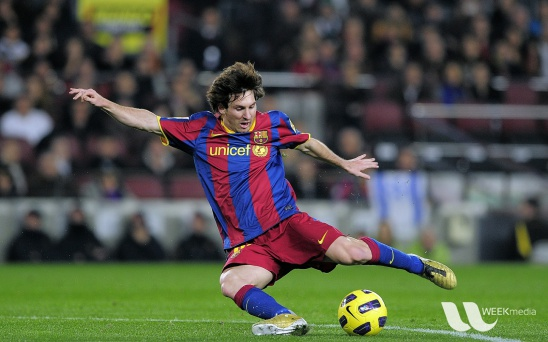
#> input picture images/messi5.jpg, 548 x 342 px, found by its file name
$ jupyter execute Image_Loading_Color_Manipulation.ipynb
#> lines starting #> are read from the running program, lines starting #| are printed output that depends on the picture; after the words box and inside, x2 and y2 are one past the last pixel; in counts of white or black regions, pixels touching at a corner belong together
<center><h1> Image Loading Color Manipulation </h1></center>

---

### **Loading Images and Accessing and Modifying Pixel Values**
Almost all operations in this workshop are primarily related to Numpy rather than OpenCV. A solid understanding of Numpy is essential to write more optimized code with OpenCV.

Let's start by loading an image, resizing it, and displaying it:

[cell 1]
import cv2 as cv
import matplotlib.pyplot as plt
import numpy as np


im=cv.imread("/content/messi5.jpg",1)
#> im is the input picture: shape (342, 548, 3); mean B, G, R 72.4, 86, 82.2

print(im.shape)
#| (342, 548, 3)

im=cv.cvtColor(im,cv.COLOR_BGR2RGB)

plt.imshow(im)

You can access a pixel value using its row and column coordinates. For a BGR image, it returns an array of Blue, Green, and Red values. For a grayscale image, only the corresponding intensity value is returned.

[cell 2]
px = im[100,100]
#> px = [200, 166, 157]
print( px )
#| [200 166 157]

im[100,100]=[255,10,20]
#> im: shape (342, 548, 3); mean R, G, B 82.2, 86, 72.4
print( im[100,100] )
#| [255  10  20]

### **Accessing Image Properties**

Image properties include the number of rows, columns, and channels; image data type; number of pixels; etc.

[cell 3]
print( im.shape )
#| (342, 548, 3)
print( im.size )
#| 562248
print( im.dtype )
#| uint8

### **Regions of Interest**

Sometimes, you will need to work with specific regions of an image.

Regions of interest are obtained again using Numpy indexing. Here, I select the ball and copy it to another region of the image:

[cell 4]
ball = im[280:340, 330:390]
im[273:333, 100:160] = ball
#> im: shape (342, 548, 3); mean R, G, B 82.8, 86.2, 72.7


plt.imshow(im,cmap='gray')

### **2D Convolution**
Let's try implementing a convolution operation:

[cell 5]
im=cv.imread("/content/messi5.jpg",0)
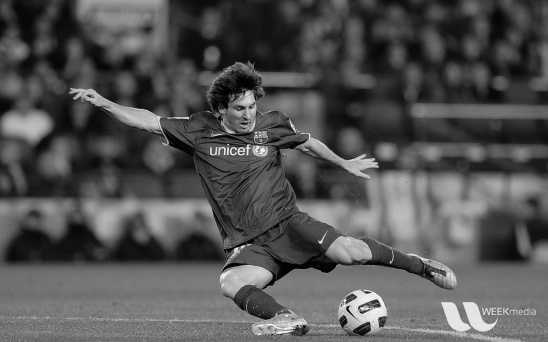
#> im: shape (342, 548); min 0, max 253, mean 83.3

#im=cv.resize(im, (300,300))

plt.imshow(im,cmap='gray')

[cell 6]
kernelx=np.array([-1,1])
kernely=np.array([-1,1])

Gx=np.zeros(shape=im.shape,dtype=im.dtype)
Gy=np.zeros(shape=im.shape,dtype=im.dtype)


for i in range(im.shape[0]):
  for j in range(im.shape[1]):
    Gx[i,j]=np.abs(np.sum(np.multiply(kernelx, im[i:i+2,j])))
    Gy[i,j]=np.abs(np.sum(np.multiply(kernely, im[i,j:j+2])))
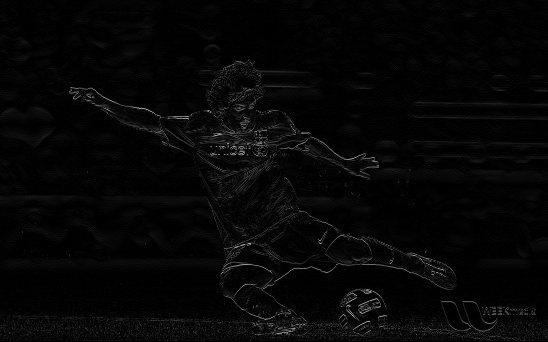
#> Gx: shape (342, 548); min 0, max 182, mean 6.1
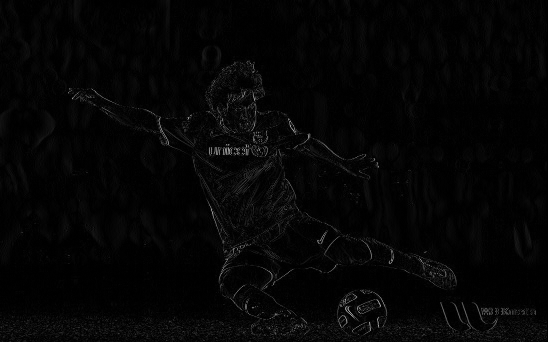
#> Gy: shape (342, 548); min 0, max 169, mean 5

G=(Gx+Gy)/2

plt.figure(figsize=(10,10))
plt.subplot(3, 1, 1)
plt.imshow(Gy,cmap='gray')
plt.subplot(3, 1, 2)
plt.imshow(Gx,cmap='gray')
plt.subplot(3, 1, 3)
plt.imshow(G,cmap='gray')

We can also use the optimized function **Filter2D()**, which convolves an image with a kernel, making it blurry (in the case of a low-pass filter) or detecting image features (in the case of a high-pass filter).

[cell 7]
im=cv.imread("/content/monarch_in_may_thumb.jpg",0)
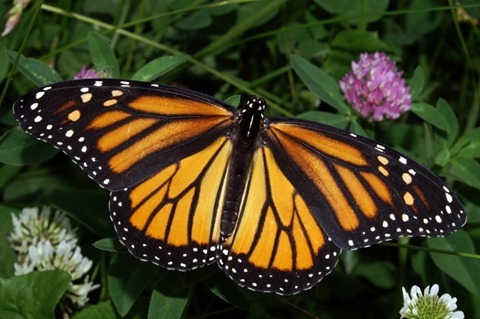
#> input picture images/monarch_in_may_thumb.jpg, 480 x 319 px, found by its file name
#> im: shape (319, 480); min 0, max 255, mean 60.9


kernely=np.array([[-1,0,1],
        [-1,0,1],
        [-1,0,1]])

kernelx=np.array([[-1,-1,-1],
        [0,0,0],
        [1,1,1]])

resulting_imagey = cv.filter2D(im, -1, kernely)
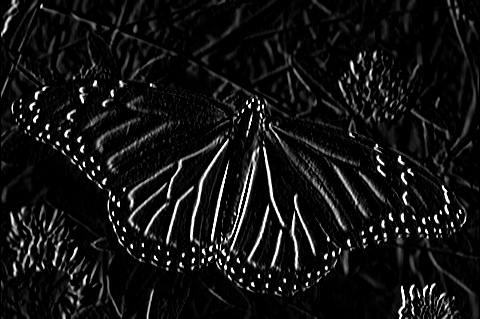
#> resulting_imagey: shape (319, 480); min 0, max 255, mean 18.7
resulting_imagex = cv.filter2D(im, -1, kernelx)
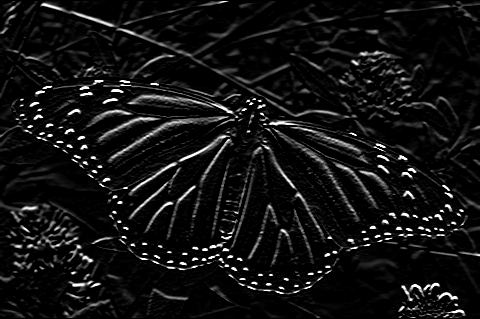
#> resulting_imagex: shape (319, 480); min 0, max 255, mean 18.3

resulting_image = (resulting_imagex+resulting_imagey)/2
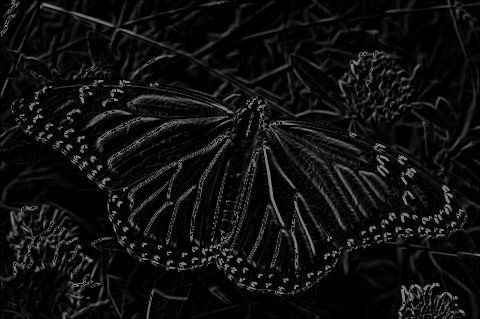
#> resulting_image: shape (319, 480) float64; min 0, max 127.5, mean 15.7

plt.imshow(resulting_image,cmap='gray')

[cell 8]
offsets = [(-1, -1), (-1, 0), (-1, 1),
            (0, -1),          (0, 1),
            (1, -1), (1, 0), (1, 1)]

census_image = np.zeros_like(im, dtype=np.uint8)

padded_image = np.pad(im, pad_width=1, mode='constant', constant_values=0)

for i, (dy, dx) in enumerate(offsets):
    shifted = np.roll(np.roll(padded_image, dy, axis=0), dx, axis=1)[1:-1, 1:-1]

    binary_result = (shifted < im).astype(np.uint8)

    census_image |= (binary_result << (7 - i))
#> this loop made 8 passes
#> pass 1, `shifted = np.roll(np.roll(padded_image, dy, axis=0), dx, axis=1)[1:-1,..`:
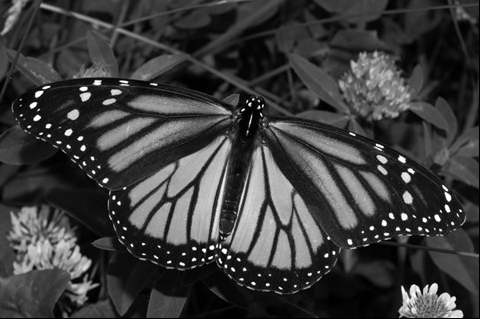
#> shifted: shape (319, 480); min 0, max 255, mean 60.6
#> pass 1, `binary_result = (shifted < im).astype(np.uint8)`:
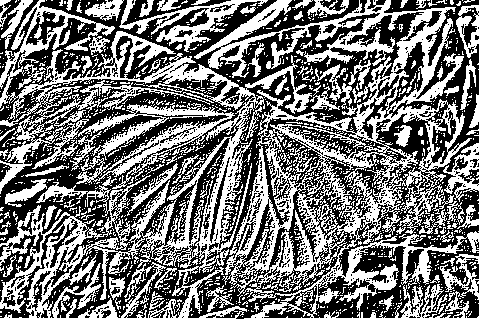
#> binary_result: shape (319, 480); values 0 (black) and 1 (white), 46% white; 1267 white regions (1158 under 20 px), largest, box (x1, y1, x2, y2) and area: (194, 0, 480, 319) 28892, (0, 0, 312, 319) 23062, (76, 102, 235, 189) 3577
#> after the loop:
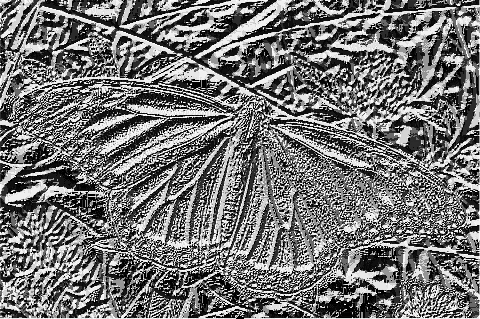
#> census_image: shape (319, 480); min 0, max 255, mean 115.7

census_image
